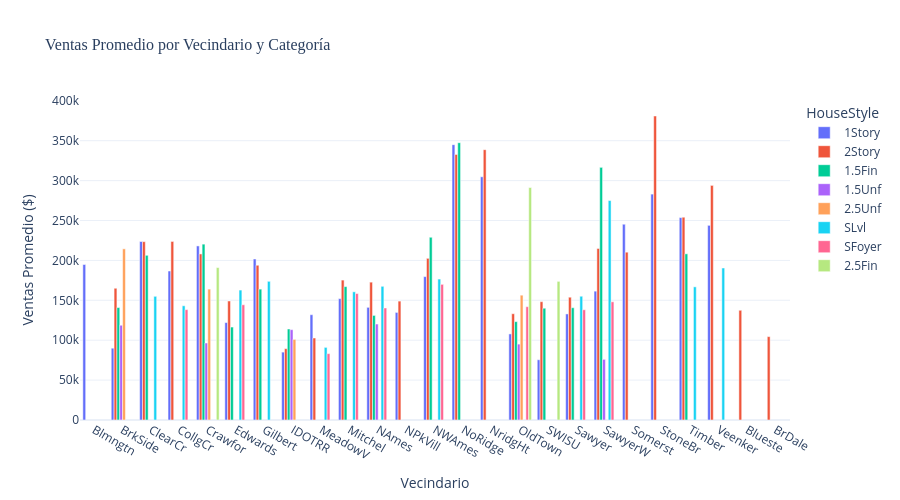

The code cell stored with this chart in its notebook:
### Code cell
# Gráfico de barras agrupadas interactivo
if 'Neighborhood' in df.columns and 'HouseStyle' in df.columns:
    ventas_grouped = df.groupby(['Neighborhood', 'HouseStyle'])[
        'SalePrice'].mean().reset_index()

    fig = px.bar(ventas_grouped,
                 x='Neighborhood',
                 y='SalePrice',
                 color='HouseStyle',
                 title='Ventas Promedio por Vecindario y Categoría',
                 labels={
                     'SalePrice': 'Ventas Promedio ($)', 'Neighborhood': 'Vecindario'},
                 barmode='group',
                 template='plotly_white')

    fig.update_layout(
        height=500,
        font=dict(size=12),
        title_font=dict(size=16, family='Arial Black')
    )

    fig.show()

### Figure 1 — Plotly figure (JSON) as saved in the notebook; plotly's stock layout.template omitted (floating-point values rounded to 4 significant figures)
{"data": [{"alignmentgroup": "True", "hovertemplate": "HouseStyle=1Story<br>Vecindario=%{x}<br>Ventas Promedio ($)=%{y}<extra></extra>", "legendgroup": "1Story", "marker": {"color": "#636efa", "pattern": {"shape": ""}}, "name": "1Story", "offsetgroup": "1Story", "orientation": "v", "showlegend": true, "textposition": "auto", "type": "bar", "x": ["Blmngtn", "BrkSide", "ClearCr", "CollgCr", "Crawfor", "Edwards", "Gilbert", "IDOTRR", "MeadowV", "Mitchel", "NAmes", "NPkVill", "NWAmes", "NoRidge", "NridgHt", "OldTown", "SWISU", "Sawyer", "SawyerW", "Somerst", "StoneBr", "Timber", "Veenker"], "xaxis": "x", "y": [194900.0, 89980.0, 223700.0, 186700.0, 218100.0, 122100.0, 201800.0, 85080.0, 132000.0, 152100.0, 141200.0, 134800.0, 179700.0, 345100.0, 304800.0, 107900.0, 75500.0, 132900.0, 161500.0, 245300.0, 283100.0, 253700.0, 243900.0], "yaxis": "y"}, {"alignmentgroup": "True", "hovertemplate": "HouseStyle=2Story<br>Vecindario=%{x}<br>Ventas Promedio ($)=%{y}<extra></extra>", "legendgroup": "2Story", "marker": {"color": "#EF553B", "pattern": {"shape": ""}}, "name": "2Story", "offsetgroup": "2Story", "orientation": "v", "showlegend": true, "textposition": "auto", "type": "bar", "x": ["Blueste", "BrDale", "BrkSide", "ClearCr", "CollgCr", "Crawfor", "Edwards", "Gilbert", "IDOTRR", "MeadowV", "Mitchel", "NAmes", "NPkVill", "NWAmes", "NoRidge", "NridgHt", "OldTown", "SWISU", "Sawyer", "SawyerW", "Somerst", "StoneBr", "Timber", "Veenker"], "xaxis": "x", "y": [137500.0, 104500.0, 165100.0, 223500.0, 223800.0, 208100.0, 149200.0, 193900.0, 89400.0, 102700.0, 175300.0, 172700.0, 149000.0, 202600.0, 332800.0, 338800.0, 133200.0, 148300.0, 153900.0, 214900.0, 210300.0, 381000.0, 254100.0, 294000.0], "yaxis": "y"}, {"alignmentgroup": "True", "hovertemplate": "HouseStyle=1.5Fin<br>Vecindario=%{x}<br>Ventas Promedio ($)=%{y}<extra></extra>", "legendgroup": "1.5Fin", "marker": {"color": "#00cc96", "pattern": {"shape": ""}}, "name": "1.5Fin", "offsetgroup": "1.5Fin", "orientation": "v", "showlegend": true, "textposition": "auto", "type": "bar", "x": ["BrkSide", "ClearCr", "Crawfor", "Edwards", "Gilbert", "IDOTRR", "Mitchel", "NAmes", "NWAmes", "NoRidge", "OldTown", "SWISU", "Sawyer", "SawyerW", "Timber"], "xaxis": "x", "y": [140900.0, 206400.0, 220400.0, 116500.0, 164000.0, 114000.0, 167200.0, 131100.0, 229000.0, 347500.0, 123300.0, 140100.0, 140700.0, 316600.0, 208200.0], "yaxis": "y"}, {"alignmentgroup": "True", "hovertemplate": "HouseStyle=1.5Unf<br>Vecindario=%{x}<br>Ventas Promedio ($)=%{y}<extra></extra>", "legendgroup": "1.5Unf", "marker": {"color": "#ab63fa", "pattern": {"shape": ""}}, "name": "1.5Unf", "offsetgroup": "1.5Unf", "orientation": "v", "showlegend": true, "textposition": "auto", "type": "bar", "x": ["BrkSide", "Crawfor", "IDOTRR", "NAmes", "OldTown", "SawyerW"], "xaxis": "x", "y": [118800.0, 96500.0, 113200.0, 120200.0, 95100.0, 76000.0], "yaxis": "y"}, {"alignmentgroup": "True", "hovertemplate": "HouseStyle=2.5Unf<br>Vecindario=%{x}<br>Ventas Promedio ($)=%{y}<extra></extra>", "legendgroup": "2.5Unf", "marker": {"color": "#FFA15A", "pattern": {"shape": ""}}, "name": "2.5Unf", "offsetgroup": "2.5Unf", "orientation": "v", "showlegend": true, "textposition": "auto", "type": "bar", "x": ["BrkSide", "Crawfor", "IDOTRR", "OldTown"], "xaxis": "x", "y": [214500.0, 164000.0, 101000.0, 156400.0], "yaxis": "y"}, {"alignmentgroup": "True", "hovertemplate": "HouseStyle=SLvl<br>Vecindario=%{x}<br>Ventas Promedio ($)=%{y}<extra></extra>", "legendgroup": "SLvl", "marker": {"color": "#19d3f3", "pattern": {"shape": ""}}, "name": "SLvl", "offsetgroup": "SLvl", "orientation": "v", "showlegend": true, "textposition": "auto", "type": "bar", "x": ["ClearCr", "CollgCr", "Edwards", "Gilbert", "MeadowV", "Mitchel", "NAmes", "NWAmes", "Sawyer", "SawyerW", "Timber", "Veenker"], "xaxis": "x", "y": [155000.0, 143100.0, 162800.0, 173800.0, 91000.0, 160600.0, 167500.0, 176600.0, 155100.0, 275000.0, 166900.0, 190500.0], "yaxis": "y"}, {"alignmentgroup": "True", "hovertemplate": "HouseStyle=SFoyer<br>Vecindario=%{x}<br>Ventas Promedio ($)=%{y}<extra></extra>", "legendgroup": "SFoyer", "marker": {"color": "#FF6692", "pattern": {"shape": ""}}, "name": "SFoyer", "offsetgroup": "SFoyer", "orientation": "v", "showlegend": true, "textposition": "auto", "type": "bar", "x": ["CollgCr", "Edwards", "MeadowV", "Mitchel", "NAmes", "NWAmes", "OldTown", "Sawyer", "SawyerW"], "xaxis": "x", "y": [138300.0, 144400.0, 83170.0, 158500.0, 140400.0, 170000.0, 142000.0, 138100.0, 148100.0], "yaxis": "y"}, {"alignmentgroup": "True", "hovertemplate": "HouseStyle=2.5Fin<br>Vecindario=%{x}<br>Ventas Promedio ($)=%{y}<extra></extra>", "legendgroup": "2.5Fin", "marker": {"color": "#B6E880", "pattern": {"shape": ""}}, "name": "2.5Fin", "offsetgroup": "2.5Fin", "orientation": "v", "showlegend": true, "textposition": "auto", "type": "bar", "x": ["Crawfor", "OldTown", "SWISU"], "xaxis": "x", "y": [191000.0, 291300.0, 173800.0], "yaxis": "y"}], "layout": {"barmode": "group", "font": {"size": 12}, "height": 500, "legend": {"title": {"text": "HouseStyle"}, "tracegroupgap": 0}, "title": {"font": {"family": "Arial Black", "size": 16}, "text": "Ventas Promedio por Vecindario y Categoría"}, "xaxis": {"anchor": "y", "domain": [0, 1], "title": {"text": "Vecindario"}}, "yaxis": {"anchor": "x", "domain": [0, 1], "title": {"text": "Ventas Promedio ($)"}}}}
